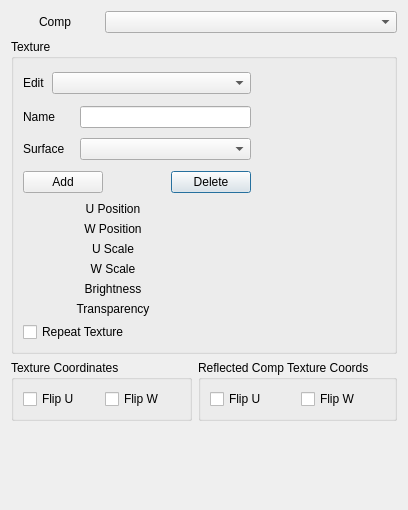
<?xml version="1.0" encoding="UTF-8"?>
<ui version="4.0">
 <class>TextureMgrDialog</class>
 <widget class="QDialog" name="TextureMgrDialog">
  <property name="geometry">
   <rect>
    <x>0</x>
    <y>0</y>
    <width>408</width>
    <height>510</height>
   </rect>
  </property>
  <property name="windowTitle">
   <string>Texture Manager</string>
  </property>
  <layout class="QGridLayout" name="gridLayout_2">
   <item row="0" column="0">
    <widget class="QLabel" name="tlComp">
     <property name="text">
      <string>Comp</string>
     </property>
     <property name="alignment">
      <set>Qt::AlignCenter</set>
     </property>
    </widget>
   </item>
   <item row="0" column="1" colspan="2">
    <widget class="QComboBox" name="compChoice"/>
   </item>
   <item row="1" column="0" colspan="3">
    <widget class="QGroupBox" name="gbTexture">
     <property name="title">
      <string>Texture</string>
     </property>
     <layout class="QVBoxLayout" name="verticalLayout">
      <item>
       <layout class="QGridLayout" name="gridLayout_3">
        <property name="spacing">
         <number>6</number>
        </property>
        <item row="3" column="4">
         <widget class="QPushButton" name="delTextureButton">
          <property name="text">
           <string>Delete</string>
          </property>
         </widget>
        </item>
        <item row="0" column="5" rowspan="4">
         <widget class="QariGLArea" name="texGLArea">
          <property name="minimumSize">
           <size>
            <width>128</width>
            <height>128</height>
           </size>
          </property>
          <property name="clearColor">
           <color>
            <red>255</red>
            <green>255</green>
            <blue>255</blue>
           </color>
          </property>
         </widget>
        </item>
        <item row="0" column="1" colspan="4">
         <widget class="QComboBox" name="textureChoice"/>
        </item>
        <item row="1" column="0" colspan="2">
         <widget class="QLabel" name="tlName">
          <property name="text">
           <string>Name</string>
          </property>
         </widget>
        </item>
        <item row="2" column="0" colspan="2">
         <widget class="QLabel" name="tlSurface">
          <property name="text">
           <string>Surface</string>
          </property>
         </widget>
        </item>
        <item row="2" column="2" colspan="3">
         <widget class="QComboBox" name="textureSurfaceChoice"/>
        </item>
        <item row="1" column="2" colspan="3">
         <widget class="QLineEdit" name="textureNameInput"/>
        </item>
        <item row="3" column="0" colspan="3">
         <widget class="QPushButton" name="addTextureButton">
          <property name="text">
           <string>Add</string>
          </property>
         </widget>
        </item>
        <item row="3" column="3">
         <spacer name="horizontalSpacer">
          <property name="orientation">
           <enum>Qt::Horizontal</enum>
          </property>
          <property name="sizeHint" stdset="0">
           <size>
            <width>40</width>
            <height>20</height>
           </size>
          </property>
         </spacer>
        </item>
        <item row="0" column="0">
         <widget class="QLabel" name="tlEdit">
          <property name="text">
           <string>Edit</string>
          </property>
         </widget>
        </item>
       </layout>
      </item>
      <item>
       <layout class="QGridLayout" name="gridLayout">
        <property name="horizontalSpacing">
         <number>3</number>
        </property>
        <property name="verticalSpacing">
         <number>6</number>
        </property>
        <item row="0" column="0">
         <widget class="QLabel" name="tlUPosition">
          <property name="text">
           <string>U Position</string>
          </property>
          <property name="alignment">
           <set>Qt::AlignCenter</set>
          </property>
         </widget>
        </item>
        <item row="0" column="1">
         <widget class="QariSliderInput" name="uPosInput"/>
        </item>
        <item row="1" column="0">
         <widget class="QLabel" name="tlWPosition">
          <property name="text">
           <string>W Position</string>
          </property>
          <property name="alignment">
           <set>Qt::AlignCenter</set>
          </property>
         </widget>
        </item>
        <item row="1" column="1">
         <widget class="QariSliderInput" name="wPosInput"/>
        </item>
        <item row="2" column="0">
         <widget class="QLabel" name="tlUScale">
          <property name="text">
           <string>U Scale</string>
          </property>
          <property name="alignment">
           <set>Qt::AlignCenter</set>
          </property>
         </widget>
        </item>
        <item row="2" column="1">
         <widget class="QariSliderInput" name="uScaleInput"/>
        </item>
        <item row="3" column="0">
         <widget class="QLabel" name="tlWScale">
          <property name="text">
           <string>W Scale</string>
          </property>
          <property name="alignment">
           <set>Qt::AlignCenter</set>
          </property>
         </widget>
        </item>
        <item row="3" column="1">
         <widget class="QariSliderInput" name="wScaleInput"/>
        </item>
        <item row="4" column="0">
         <widget class="QLabel" name="tlBrightness">
          <property name="text">
           <string>Brightness</string>
          </property>
          <property name="alignment">
           <set>Qt::AlignCenter</set>
          </property>
         </widget>
        </item>
        <item row="4" column="1">
         <widget class="QariSliderInput" name="brightnessInput"/>
        </item>
        <item row="5" column="0">
         <widget class="QLabel" name="tlTransparency">
          <property name="text">
           <string>Transparency</string>
          </property>
          <property name="alignment">
           <set>Qt::AlignCenter</set>
          </property>
         </widget>
        </item>
        <item row="5" column="1">
         <widget class="QariSliderInput" name="transparencyInput"/>
        </item>
        <item row="6" column="0" colspan="2">
         <widget class="QCheckBox" name="repeatTexure">
          <property name="text">
           <string>Repeat Texture</string>
          </property>
         </widget>
        </item>
       </layout>
      </item>
     </layout>
    </widget>
   </item>
   <item row="2" column="0" colspan="2">
    <widget class="QGroupBox" name="gbTextureCoords">
     <property name="title">
      <string>Texture Coordinates</string>
     </property>
     <layout class="QHBoxLayout" name="horizontalLayout_5">
      <item>
       <widget class="QCheckBox" name="flipUButton">
        <property name="text">
         <string>Flip U</string>
        </property>
       </widget>
      </item>
      <item>
       <widget class="QCheckBox" name="flipWButton">
        <property name="text">
         <string>Flip W</string>
        </property>
       </widget>
      </item>
     </layout>
    </widget>
   </item>
   <item row="2" column="2">
    <widget class="QGroupBox" name="gbReflectedCompTextureCoords">
     <property name="title">
      <string>Reflected Comp Texture Coords</string>
     </property>
     <layout class="QHBoxLayout" name="horizontalLayout_6">
      <item>
       <widget class="QCheckBox" name="reflectedFlipUButton">
        <property name="text">
         <string>Flip U</string>
        </property>
       </widget>
      </item>
      <item>
       <widget class="QCheckBox" name="reflectedFlipWButton">
        <property name="text">
         <string>Flip W</string>
        </property>
       </widget>
      </item>
     </layout>
    </widget>
   </item>
   <item row="3" column="1">
    <spacer name="verticalSpacer_2">
     <property name="orientation">
      <enum>Qt::Vertical</enum>
     </property>
     <property name="sizeHint" stdset="0">
      <size>
       <width>20</width>
       <height>40</height>
      </size>
     </property>
    </spacer>
   </item>
   <item row="3" column="2">
    <spacer name="verticalSpacer">
     <property name="orientation">
      <enum>Qt::Vertical</enum>
     </property>
     <property name="sizeHint" stdset="0">
      <size>
       <width>20</width>
       <height>18</height>
      </size>
     </property>
    </spacer>
   </item>
  </layout>
 </widget>
 <customwidgets>
  <customwidget>
   <class>QariSliderInput</class>
   <extends>QWidget</extends>
   <header>qarisliderinput.h</header>
  </customwidget>
  <customwidget>
   <class>QariGLArea</class>
   <extends>QWidget</extends>
   <header>qariglarea.h</header>
  </customwidget>
 </customwidgets>
 <resources/>
 <connections/>
</ui>
